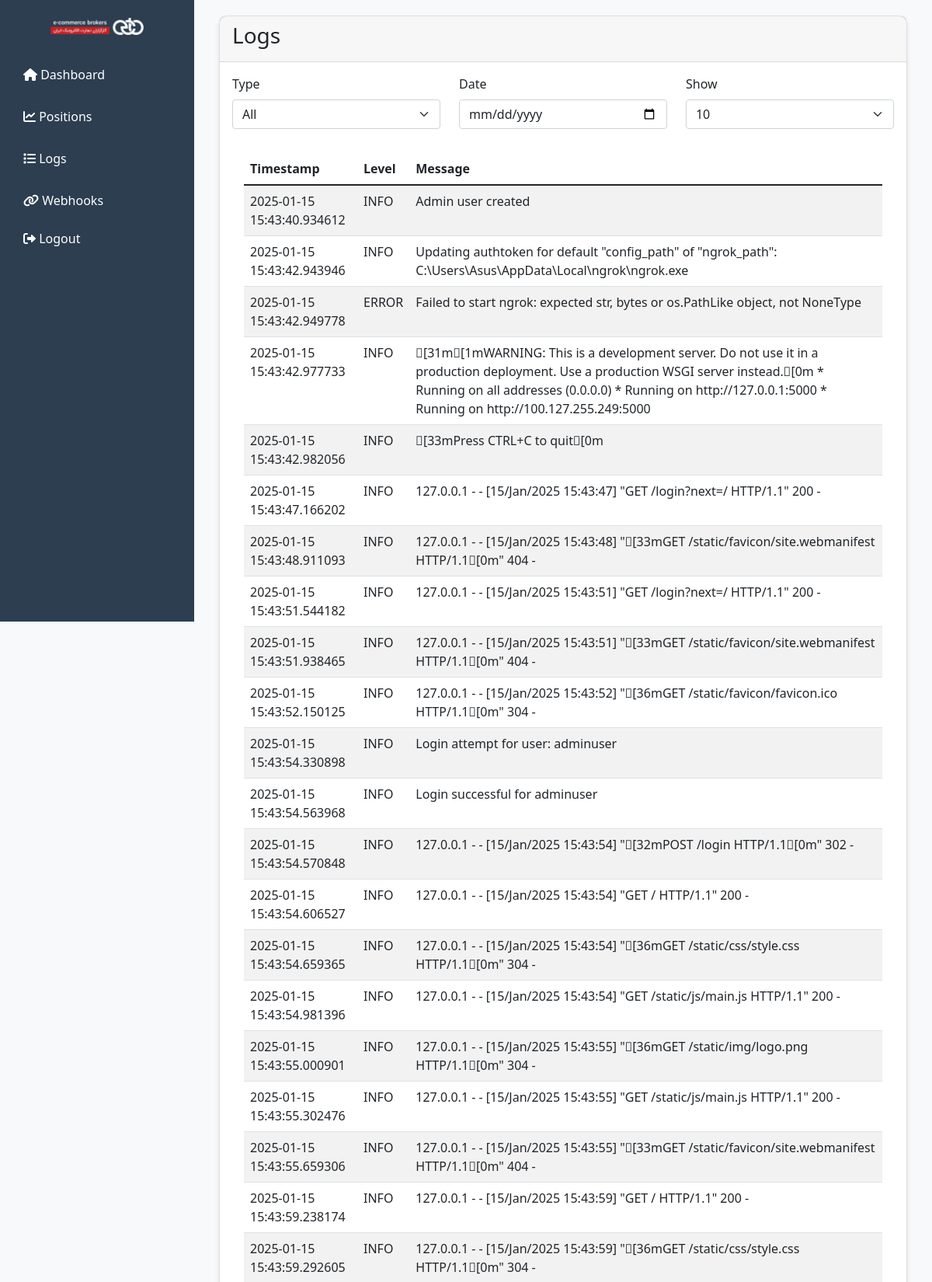
The app's page /logs (signed in, upper part) with its own data.
### app.py (models this page shows)
class Log(db.Model):
    id = db.Column(db.Integer, primary_key=True)
    timestamp = db.Column(db.DateTime, default=datetime.utcnow)
    level = db.Column(db.String(20))
    message = db.Column(db.String(500))

### app.py (the view)
@app.route('/logs')
@login_required
def logs():
    logs = Log.query.all()
    return render_template('logs.html', logs=logs)

### app.py (called while the page is built)
@login_manager.user_loader
def load_user(user_id):
    return db.session.get(User, int(user_id))

### templates/logs.html (shortened to what this page needs)
{% extends "base.html" %}
{% block content %}
<div class="container-fluid">
    <div class="row">
        <div class="col-12 mb-4">
            <div class="card">
                <div class="card-header">
                    <h3 class="card-title">Logs</h3>
                </div>
                <div class="card-body">
                    <div class="row mb-3">
                        <div class="col-md-4">
                            <label for="logTypeFilter" class="form-label">Type</label>
                            <select id="logTypeFilter" class="form-select">
                                <option value="">All</option>
                            </select>
                        </div>
                        <div class="col-md-4">
                            <label for="logDateFilter" class="form-label">Date</label>
                            <input type="date" id="logDateFilter" class="form-control">
                        </div>
                        <div class="col-md-4">
                            <label for="logTable_pageSize" class="form-label">Show</label>
                            <select id="logTable_pageSize" class="form-select">
                                <option value="10">10</option>
                            </select>
                        </div>
                    </div>
                    <div class="table-responsive">
                        <table class="table table-striped" id="logTable">
                            <thead>
                                <tr>
                                    <th>Timestamp</th>
                                    <th>Level</th>
                                    <th>Message</th>
                                </tr>
                            </thead>
                            <tbody>
                                {% for log in logs %}
                                <tr>
                                    <td>{{ log.timestamp }}</td>
                                    <td>{{ log.level }}</td>
                                    <td>{{ log.message }}</td>
                                </tr>
                                {% endfor %}
                            </tbody>
                        </table>
                    </div>
                </div>
            </div>
        </div>
    </div>
</div>
{% endblock %}

### static/css/style.css (style rules this page uses)
:root { --primary-color: #2c3e50; --sidebar-width: 250px; --header-height: 60px; }
body { background: #f8f9fa; }
.card { border-radius: 10px; box-shadow: 0 4px 6px rgba(0,0,0,0.1); margin-bottom: 20px; }
.table-responsive { border-radius: 10px; background: white; padding: 15px; }

### records on screen
Log: timestamp "2025-01-15 15:43:40.934612", level "INFO", message "Admin user created"
Log: timestamp "2025-01-15 15:43:42.943946", level "INFO", message "Updating authtoken for default \"config_path\" of \"ngrok_path\": C:\\Users\\Asus\\AppData\\Local\\ngrok\\ngrok.exe"
Log: timestamp "2025-01-15 15:43:42.949778", level "ERROR", message "Failed to start ngrok: expected str, bytes or os.PathLike object, not NoneType"
Log: timestamp "2025-01-15 15:43:42.977733", level "INFO", message "\u001b[31m\u001b[1mWARNING: This is a development server. Do not use it in a production deployment. Use a production WSGI server instead.\u001b[0m * Running on all addresses (0.0.0.0) * Running on http://127.0.0.1:5000 * Running on http://100.127.255.249:5000"
Log: timestamp "2025-01-15 15:43:42.982056", level "INFO", message "\u001b[33mPress CTRL+C to quit\u001b[0m"
Log: timestamp "2025-01-15 15:43:47.166202", level "INFO", message "127.0.0.1 - - [15/Jan/2025 15:43:47] \"GET /login?next=/ HTTP/1.1\" 200 -"
Log: timestamp "2025-01-15 15:43:48.911093", level "INFO", message "127.0.0.1 - - [15/Jan/2025 15:43:48] \"\u001b[33mGET /static/favicon/site.webmanifest HTTP/1.1\u001b[0m\" 404 -"
Log: timestamp "2025-01-15 15:43:51.544182", level "INFO", message "127.0.0.1 - - [15/Jan/2025 15:43:51] \"GET /login?next=/ HTTP/1.1\" 200 -"
Log: timestamp "2025-01-15 15:43:51.938465", level "INFO", message "127.0.0.1 - - [15/Jan/2025 15:43:51] \"\u001b[33mGET /static/favicon/site.webmanifest HTTP/1.1\u001b[0m\" 404 -"
Log: timestamp "2025-01-15 15:43:52.150125", level "INFO", message "127.0.0.1 - - [15/Jan/2025 15:43:52] \"\u001b[36mGET /static/favicon/favicon.ico HTTP/1.1\u001b[0m\" 304 -"
Log: timestamp "2025-01-15 15:43:54.330898", level "INFO", message "Login attempt for user: adminuser"
Log: timestamp "2025-01-15 15:43:54.563968", level "INFO", message "Login successful for adminuser"
Log: timestamp "2025-01-15 15:43:54.570848", level "INFO", message "127.0.0.1 - - [15/Jan/2025 15:43:54] \"\u001b[32mPOST /login HTTP/1.1\u001b[0m\" 302 -"
Log: timestamp "2025-01-15 15:43:54.606527", level "INFO", message "127.0.0.1 - - [15/Jan/2025 15:43:54] \"GET / HTTP/1.1\" 200 -"
Log: timestamp "2025-01-15 15:43:54.659365", level "INFO", message "127.0.0.1 - - [15/Jan/2025 15:43:54] \"\u001b[36mGET /static/css/style.css HTTP/1.1\u001b[0m\" 304 -"
Log: timestamp "2025-01-15 15:43:54.981396", level "INFO", message "127.0.0.1 - - [15/Jan/2025 15:43:54] \"GET /static/js/main.js HTTP/1.1\" 200 -"
Log: timestamp "2025-01-15 15:43:55.000901", level "INFO", message "127.0.0.1 - - [15/Jan/2025 15:43:55] \"\u001b[36mGET /static/img/logo.png HTTP/1.1\u001b[0m\" 304 -"
Log: timestamp "2025-01-15 15:43:55.302476", level "INFO", message "127.0.0.1 - - [15/Jan/2025 15:43:55] \"GET /static/js/main.js HTTP/1.1\" 200 -"
Log: timestamp "2025-01-15 15:43:55.659306", level "INFO", message "127.0.0.1 - - [15/Jan/2025 15:43:55] \"\u001b[33mGET /static/favicon/site.webmanifest HTTP/1.1\u001b[0m\" 404 -"
Log: timestamp "2025-01-15 15:43:59.238174", level "INFO", message "127.0.0.1 - - [15/Jan/2025 15:43:59] \"GET / HTTP/1.1\" 200 -"
Log: timestamp "2025-01-15 15:43:59.292605", level "INFO", message "127.0.0.1 - - [15/Jan/2025 15:43:59] \"\u001b[36mGET /static/css/style.css HTTP/1.1\u001b[0m\" 304 -"
